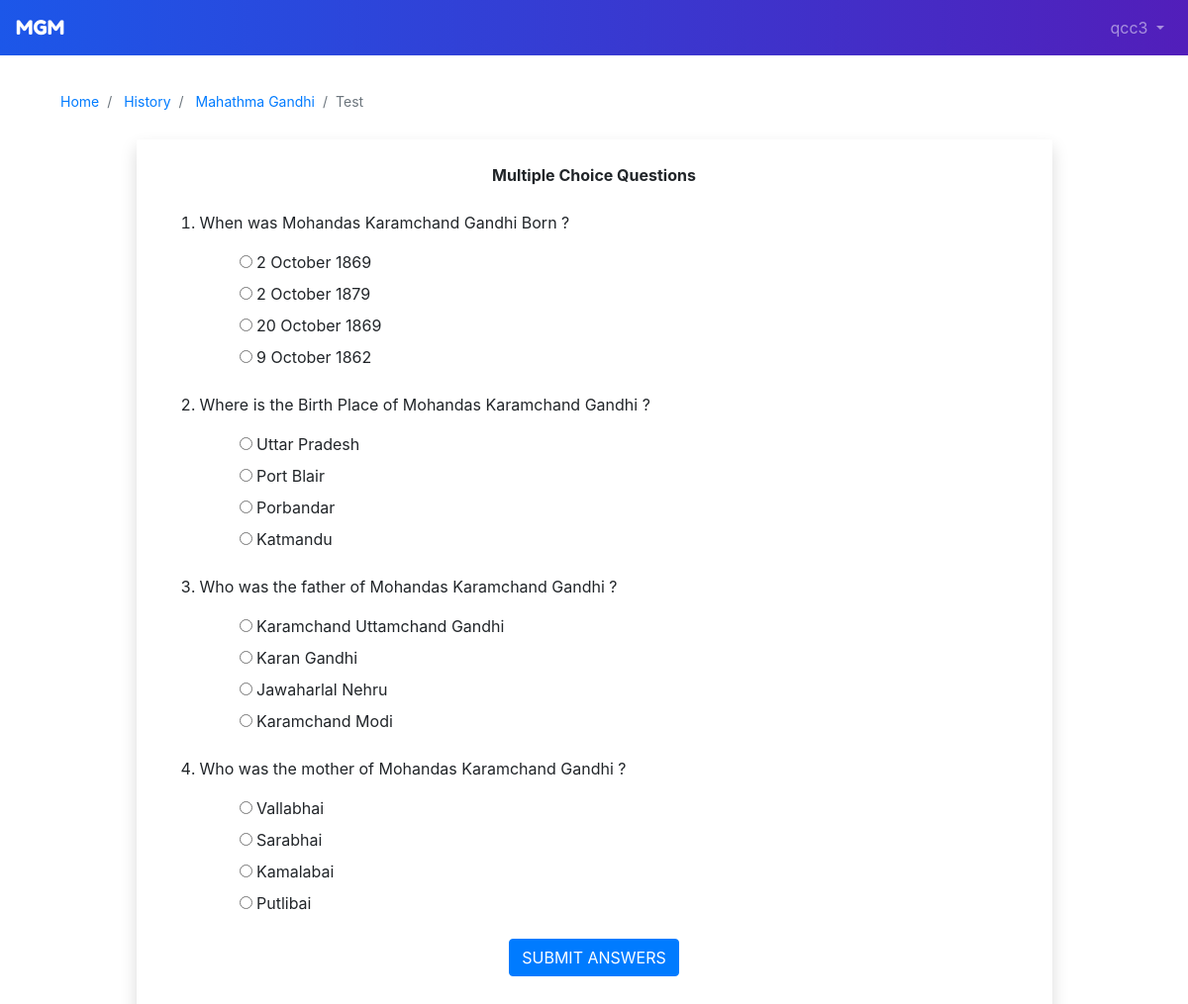
Page /basic_app/home/1/1/test (signed in) on the committed database.
### basic_app/models.py (models this page shows, shortened)
class Subject(models.Model):
    subject_name = models.CharField(max_length=25)
    img_url = models.CharField(max_length=256,null=True)

class Topic(models.Model):
    topic_name = models.CharField(max_length=255)
    img_url = models.CharField(max_length=256,null=True)
    subject = models.ForeignKey(Subject,on_delete=models.CASCADE)

class Question(models.Model):
    question = models.CharField(max_length=255)
    frame = models.ForeignKey(Frame,on_delete=models.CASCADE)

class Option(models.Model):
    option = models.CharField(max_length=255)
    answer = models.BooleanField(default=False)
    question = models.ForeignKey(Question,on_delete=models.CASCADE)

### basic_app/views.py (the view, shortened to what this page needs)
# urls.py: path('home/<int:sid>/<int:tid>/test', views.TestView.as_view(), name='test'),
class TestView(View):
    @method_decorator(login_required)
    def dispatch(self, *args, **kwargs):
        return super().dispatch(*args, **kwargs)
    def get(self,request, sid, tid):
        data = dict()
        topic = models.Topic.objects.filter(id=tid)
        subject = models.Subject.objects.filter(id=sid)
        frames = models.Frame.objects.filter(topic=tid)
        data['topic'] = topic
        data['subject'] = subject
        test = models.Test.objects.filter(topic=tid)
        max_qns = 0
        for t in test:
            max_qns = t.max_questions
        if test:
            valid_question_id_list = models.Question.objects.filter(frame__in=frames.all()).values_list('id', flat=True)
            random_question_id_list = random.sample(list(valid_question_id_list), min(len(valid_question_id_list),max_qns))
            question_list = models.Question.objects.filter(id__in=random_question_id_list)
            data['question_list'] = question_list
            option_list = models.Option.objects.filter(question__in=question_list.all())
            data['option_list'] = option_list
            answer_paper = models.TestResult.objects.filter(test=models.Test.objects.get(topic=tid)).filter(user=request.user.id)
            data['test_taken'] = models.TestResult.objects.filter(test=models.Test.objects.get(topic=tid)).filter(user=request.user.id).exists()
            data['answer_paper'] = answer_paper
        else:
            data["test_not_found"] = True
        return render(request,'basic_app/test.html',data)

### templates/basic_app/test.html (shortened to what this page needs)
{% extends "basic_app/base.html" %} {% block body_block %}
<div class="container mt-4" style="min-height: 500px;">
    <div class="row">
        <div class="col-12 mx-auto">
            <nav aria-label="breadcrumb" style="font-size: 14px;">
                <ol class="breadcrumb bg-white">
                    <li class="breadcrumb-item"><a href="{% url 'basic_app:home' %}">Home</a></li>
                    {% for s in subject %}
                    <li class="breadcrumb-item" aria-current="page">
                        <a href="{% url 'basic_app:subject_detail' pk=s.id %}">
                            {{ s.subject_name }}
                        </a>
                    </li>
                    <li class="breadcrumb-item" aria-current="page">
                        {% for t in topic %}
                        <a href="{% url 'basic_app:frame' sid=s.id tid=t.id %}">
                             {{ t.topic_name }}
                        </a> {% endfor %}
                    </li>
                    {% endfor %}
                    <li class="breadcrumb-item active" aria-current="page">Test</li>
                </ol>
            </nav>
            <div class="col-10 p-4 mx-auto shadow mb-4">
                {% if test_not_found %}
                <p class="text-center" style="font-family: acme; font-size: 20px; font-weight: lighter;">No Active Tests for this Topic Now. Please Check Back Later !</p>
                {% else %} {% for s in subject %}{% for t in topic %}
                <form action="{% url 'basic_app:test' sid=s.id tid=t.id %}" method="POST">{% endfor %}{% endfor %} {% csrf_token %}
                    <p class="text-center mb-4"><strong>Multiple Choice Questions</strong></p>
                    <ol id="qns">
                        {% for qns in question_list %}
                        <li> {{ qns.question }}
                            <ul style="list-style: none;" class="mt-3 mb-3">
                                {% for opt in option_list %} {% if opt.question.id == qns.id %}
                                <li>
                                    <label>
                                        <input type="radio" name="{{forloop.parentloop.counter}}-opt" id="{{forloop.parentloop.counter}}-opt" onclick="setAnswer({{ forloop.parentloop.counter }},{{opt.id}})"> {{ opt.option }}
                                    </label>
                                </li> {% endif %} {% endfor %}
                            </ul>
                        </li> {% endfor %}
                    </ol>
                    <p class="text-center"><input type="button" name="submit_answer" class="btn btn-primary" value="SUBMIT ANSWERS" onclick="validate(this.form);"></p>
                </form>
                {% endif %}
            </div>
        </div>
    </div>
</div>
{% endblock %}

### templates/basic_app/base.html (shortened to what this page needs)
<!DOCTYPE html>
<html lang="en">
<head>
    {% load static %}
    <link rel="stylesheet" href="https://stackpath.bootstrapcdn.com/bootstrap/4.3.1/css/bootstrap.min.css">
</head>
<body {% if user.is_authenticated %} {% else %} style="background-image: linear-gradient(-90deg, #521EBA, #1C57E9)" {% endif %}>
    <nav class="navbar {% if user.is_authenticated %} {% else %}fixed-top {% endif %} navbar-expand-lg navbar-dark {% if user.is_authenticated %} {% else %}container{% endif %}" style="background-image: linear-gradient(-90deg, #521EBA, #1C57E9);">
        {% if user.is_authenticated %}
        <a class="navbar-brand" href="{% url 'basic_app:home' %}" style="font-family: fo;">MGM</a> {% else %}
        <a class="navbar-brand" href="{% url 'index' %}" style="font-family: fo;">MGM</a> {% endif %}
        <div class="collapse navbar-collapse" id="navbarNav">
            {% if user.is_authenticated %}
            <ul class="navbar-nav ml-auto">
                <li class="nav-item dropdown" style="float: right;">
                    <a class="nav-link dropdown-toggle" href="#" id="navbarDropdown" role="button" data-toggle="dropdown" aria-haspopup="true" aria-expanded="false">
                        {{ user.username }}
                      </a>
                </li>
            </ul>
            {% endif%}
        </div>
    </nav>
    {% block body_block %} {% endblock %}
</body>
</html>

### rows in the picture
Subject: subject_name "History"
Topic: topic_name "Mahathma Gandhi"
Question: question "When was Mohandas Karamchand Gandhi Born ?"
Option: option "2 October 1869"
Option: option "2 October 1879"
Option: option "20 October 1869"
Option: option "9 October 1862"
Question: question "Where is the Birth Place of Mohandas Karamchand Gandhi ?"
Option: option "Uttar Pradesh"
Option: option "Port Blair"
Option: option "Porbandar"
Option: option "Katmandu"
Question: question "Who was the father of Mohandas Karamchand Gandhi ?"
Option: option "Karamchand Uttamchand Gandhi"
Option: option "Karan Gandhi"
Option: option "Jawaharlal Nehru"
Option: option "Karamchand Modi"
Question: question "Who was the mother of Mohandas Karamchand Gandhi ?"
Option: option "Vallabhai"
Option: option "Sarabhai"
Option: option "Kamalabai"
Option: option "Putlibai"

### other values in the picture
{{ user.username }} "qcc3"
